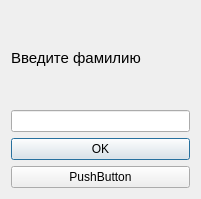
<?xml version="1.0" encoding="UTF-8"?>
<ui version="4.0">
 <class>Dialog</class>
 <widget class="QDialog" name="Dialog">
  <property name="geometry">
   <rect>
    <x>0</x>
    <y>0</y>
    <width>201</width>
    <height>199</height>
   </rect>
  </property>
  <property name="windowTitle">
   <string>K4000_CPU_TOOLS</string>
  </property>
  <layout class="QVBoxLayout" name="verticalLayout">
   <item>
    <widget class="QLabel" name="label">
     <property name="font">
      <font>
       <pointsize>11</pointsize>
      </font>
     </property>
     <property name="text">
      <string>Введите фамилию</string>
     </property>
    </widget>
   </item>
   <item>
    <widget class="QLineEdit" name="lineEdit"/>
   </item>
   <item>
    <widget class="QPushButton" name="pushButton">
     <property name="text">
      <string>OK</string>
     </property>
    </widget>
   </item>
   <item>
    <widget class="QPushButton" name="pushButton_2">
     <property name="text">
      <string>PushButton</string>
     </property>
    </widget>
   </item>
  </layout>
 </widget>
 <resources/>
 <connections/>
</ui>
